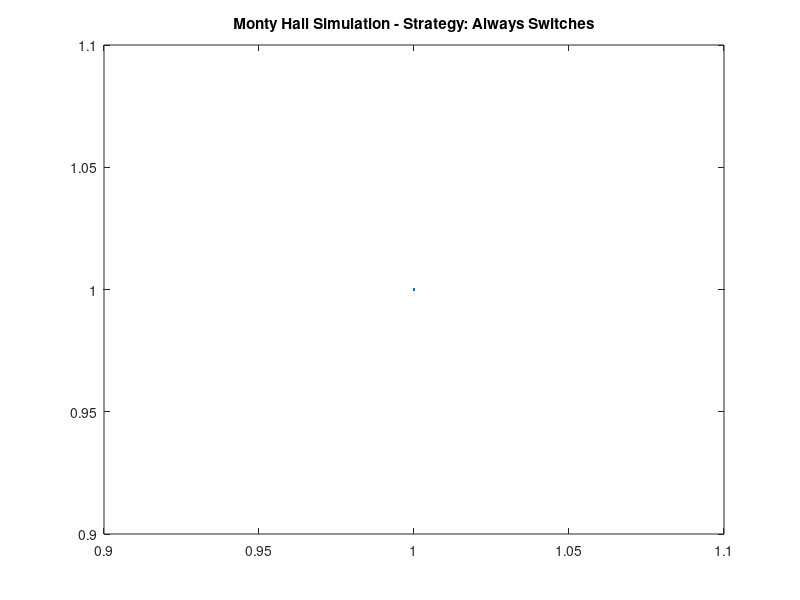

This chart was generated by the following MATLAB code: (Note: this script raises an error after producing the figure.)
function [ ] = montyhall(n,d,s)
%montyhall(n,d,s) 
%   
%                Simulates n rounds of the Monty Hall problem and
%                 plots the cumulative ratio of wins/total times played
%
%                n   : Number of rounds to simulate (Any positive integer)
%                d   : Number of doors (Positive integer >= 3)
%                s=0 : Always switches
%                s=1 : Switches with probability N-1/N
%                s=2 : Switches with probability 1/2
%                s=3 : Always stays
%
% All parameters are optional
%                For more information on the Monty Hall problem go to 
%                 http://en.wikipedia.org/wiki/Monty_Hall_problem.
%------------------------%


%-- Check variables and set to defaults
if exist('n','var')~=1, n=1; end
if exist('d','var')~=1 || d<3 || d~=round(d), d=3; end
if exist('s','var')~=1, s=0; end

%-- Holds player victories 
Monty=zeros(n,1);

for i = 1:n
    %-- Picks a random door for the car to be behind
    Car = randi(d);
    %-- Player picks a random door
    Choose = randi(d);
%     %-- Monty has opened 0 doors so far
%     Monty =0;
%     %-- represents which doors Monty won't open
%     doors = zeros(d,1);
% 
%     doors(Car)=1;
%     doors(Choose)=1;
%     %-- In the end the player must have 2 doors to chose either to stay
%     %or to switch
%     while Monty<d-2
%         Open = randi(d)
%         if doors(Open)==0
%             %-- the 
%             doors(Open)=1;
%             Monty = Monthy + 1;
%         end
%     end
    %-- Applies picking strategy
    switch s
        case 0
            if Choose~=Car 
                Monty(i)=1;
            end
        case 1
            if (rand() <= (n-1.0)/n)
                if (Choose~=Car),Monty(i)=1;end;
            else
                if (Choose==Car),Monty(i)=1;end; 
            end
        case 2
            if (rand() <= 0.5) 
                if (Choose~=Car),Monty(i)=1;end;
            else
                if (Choose==Car),Monty(i)=1;end; 
            end
        case 3
            if (Choose==Car)
                 Monty(i)=1;
            end  
    end
end

for i = 2:n
    Monty(i) = (Monty(i)+Monty(i-1));
end
for i = 2:n
    Monty(i) = (Monty(i)/i);
end

%-- Plotting phase

figurePlot=figure;
f =plot(Monty);
figureName='';
switch s
        case 0
            title('Monty Hall Simulation - Strategy: Always Switches')
            figureName='MontyHall_AlwaysSwitches';
        case 1
            title('Monty Hall Simulation - Strategy: Mixed strategy where the player switches with probability (N-1)/N')
            figureName='MontyHall_Switches(N-1)InNTimes';
        case 2
            title('Monty Hall Simulation - Strategy: Mixed strategy where the player switches half the time')
            figureName='MontyHall_SwitchesHalfTheTimes'
        case 3
            title('Monty Hall Simulation - Strategy: Always Stays')
            figureName='MontyHall_AlwaysStays'
end

axis([1,n,0,1])
ylabel('P(win)')
xlabel('N');

%-- First get the figure's data-cursor mode, activate it, and set some of its properties
cursorMode = datacursormode(gcf);
set(cursorMode, 'enable','on', 'UpdateFcn',@setDataTipTxt, 'NewDataCursorOnClick',false);
hTarget = handle(f);
hDatatip = cursorMode.createDatatip(hTarget);
 
%-- Create a copy of the context menu for the datatip:
set(hDatatip,'UIContextMenu',get(cursorMode,'UIContextMenu'));
set(hDatatip,'HandleVisibility','off');
set(hDatatip,'Host',hTarget);
set(hDatatip,'ViewStyle','datatip');
 
%-- Set the data-tip orientation to top-right rather than auto
set(hDatatip,'OrientationMode','manual');
set(hDatatip,'Orientation','top-left');
 
%-- Update the datatip marker appearance
set(hDatatip, 'MarkerSize',5, 'MarkerFaceColor','none', ...
              'MarkerEdgeColor','k', 'Marker','o', 'HitTest','off');
 
%-- Move the datatip to the right-most data vertex point
position = [n,Monty(n),1; n,Monty(n),-1];
update(hDatatip, position);
set(figurePlot, 'Position', [100, 100, 1000, 600]);
saveas(figurePlot,figureName,'png')

end

function text_to_display = setDataTipTxt(cursorMode,eventData)
   pos = get(eventData,'Position');
   text_to_display = {['N: ',num2str(pos(1))], ...
                      ['P(win): ',num2str(pos(2))]};
end

      